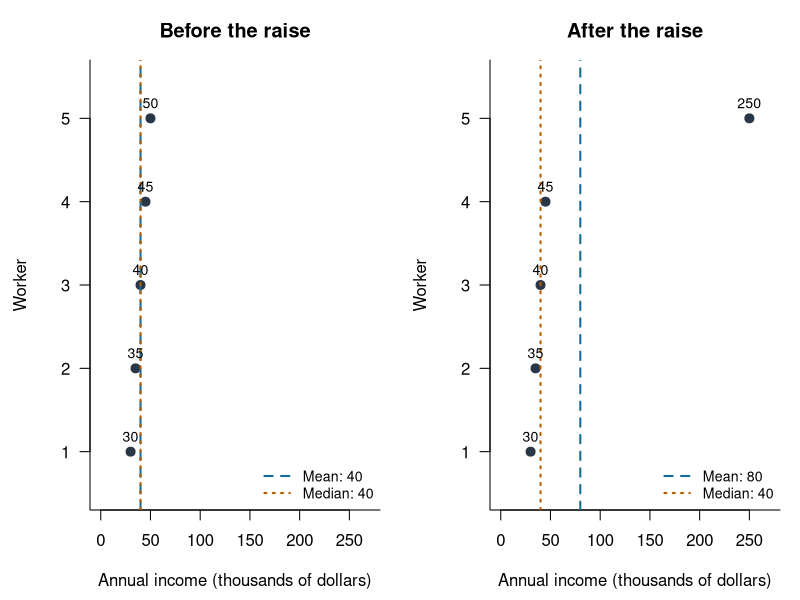

Recreate this plot in R.
## ---- chunk 1
#| label: income-data
before <- c(30, 35, 40, 45, 50)
after  <- c(30, 35, 40, 45, 250)

results <- data.frame(
  Scenario = c("Before the raise", "After the raise"),
  `Mean income ($1,000)` = c(mean(before), mean(after)),
  `Median income ($1,000)` = c(median(before), median(after)),
  check.names = FALSE
)
knitr::kable(results, caption = "One worker's raise doubles the mean but leaves the median unchanged.")
## ---- chunk 2
#| label: fig-incomes
#| fig-cap: "Annual incomes in the invented town. Each dot represents one worker. The dashed blue line marks the mean; the dotted orange line marks the median. Before the raise, the two lines overlap at $40,000."
#| fig-alt: "Two panels compare five incomes before and after a raise. Four incomes remain between 30 and 45 thousand dollars; the highest rises from 50 to 250 thousand. The mean rises from 40 to 80 thousand, while the median stays at 40 thousand."
#| fig-width: 9
#| fig-height: 4.3
local({
  old_par <- par(mfrow = c(1, 2), mar = c(4.5, 4.5, 3, 1))
  on.exit(par(old_par))

  samples <- list("Before the raise" = before, "After the raise" = after)
  for (scenario in names(samples)) {
    incomes <- samples[[scenario]]
    plot(incomes, seq_along(incomes),
         xlim = c(0, 270), ylim = c(0.5, 5.5),
         xlab = "Annual income (thousands of dollars)",
         ylab = "Worker", main = scenario,
         pch = 19, col = "#283747", cex = 1.2,
         yaxt = "n", bty = "l")
    axis(2, at = 1:5, labels = 1:5, las = 1)
    abline(v = mean(incomes), col = "#176B9A", lty = 2, lwd = 2)
    abline(v = median(incomes), col = "#B85C00", lty = 3, lwd = 2)
    text(incomes, seq_along(incomes), labels = incomes,
         pos = 3, cex = 0.85)
    legend("bottomright",
           legend = c(paste0("Mean: ", mean(incomes)),
                      paste0("Median: ", median(incomes))),
           col = c("#176B9A", "#B85C00"), lty = c(2, 3),
           lwd = 2, bty = "n", cex = 0.85)
  }
})
